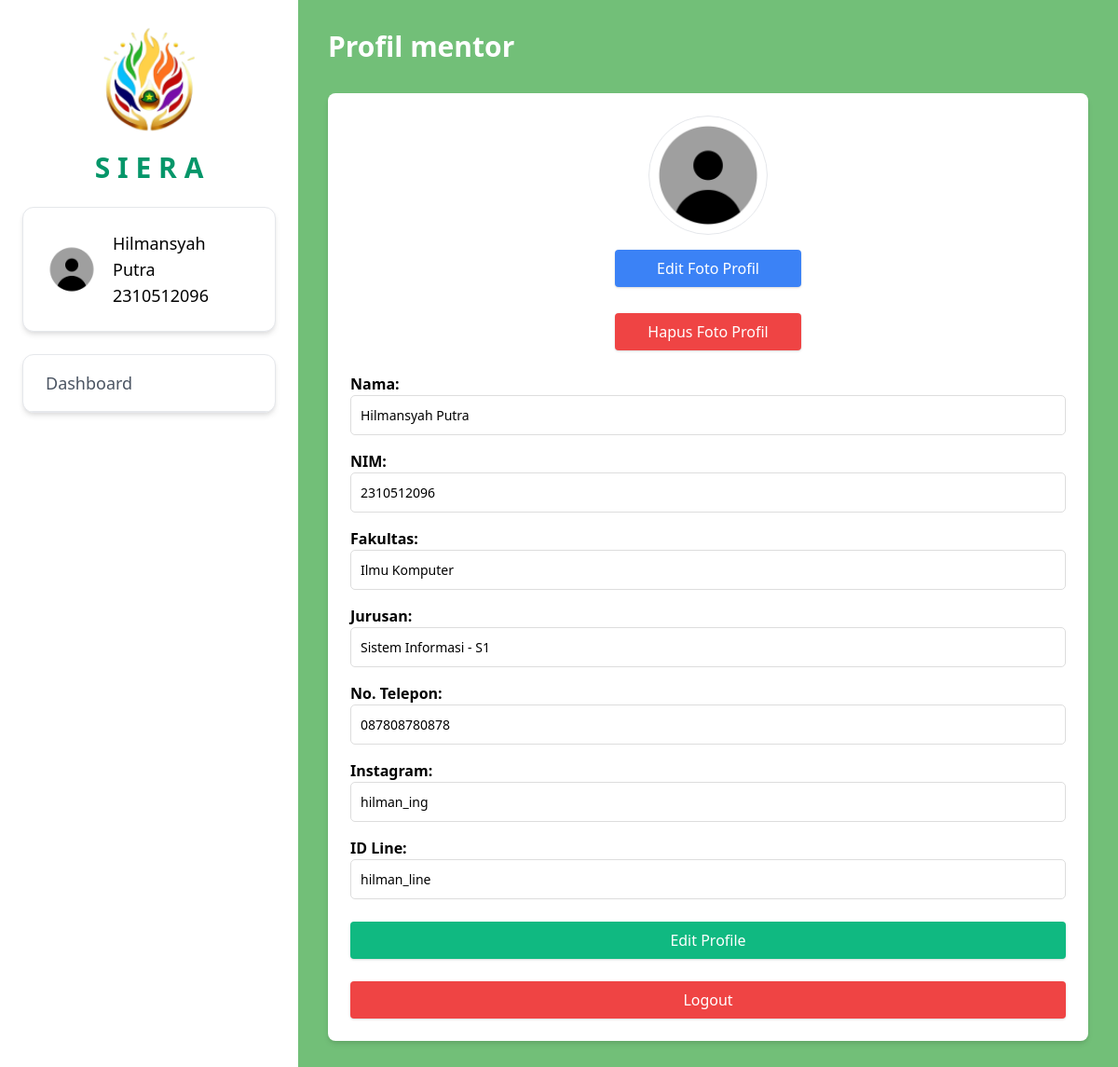
Before: /mentor_profile.php (signed in) with the older database file.
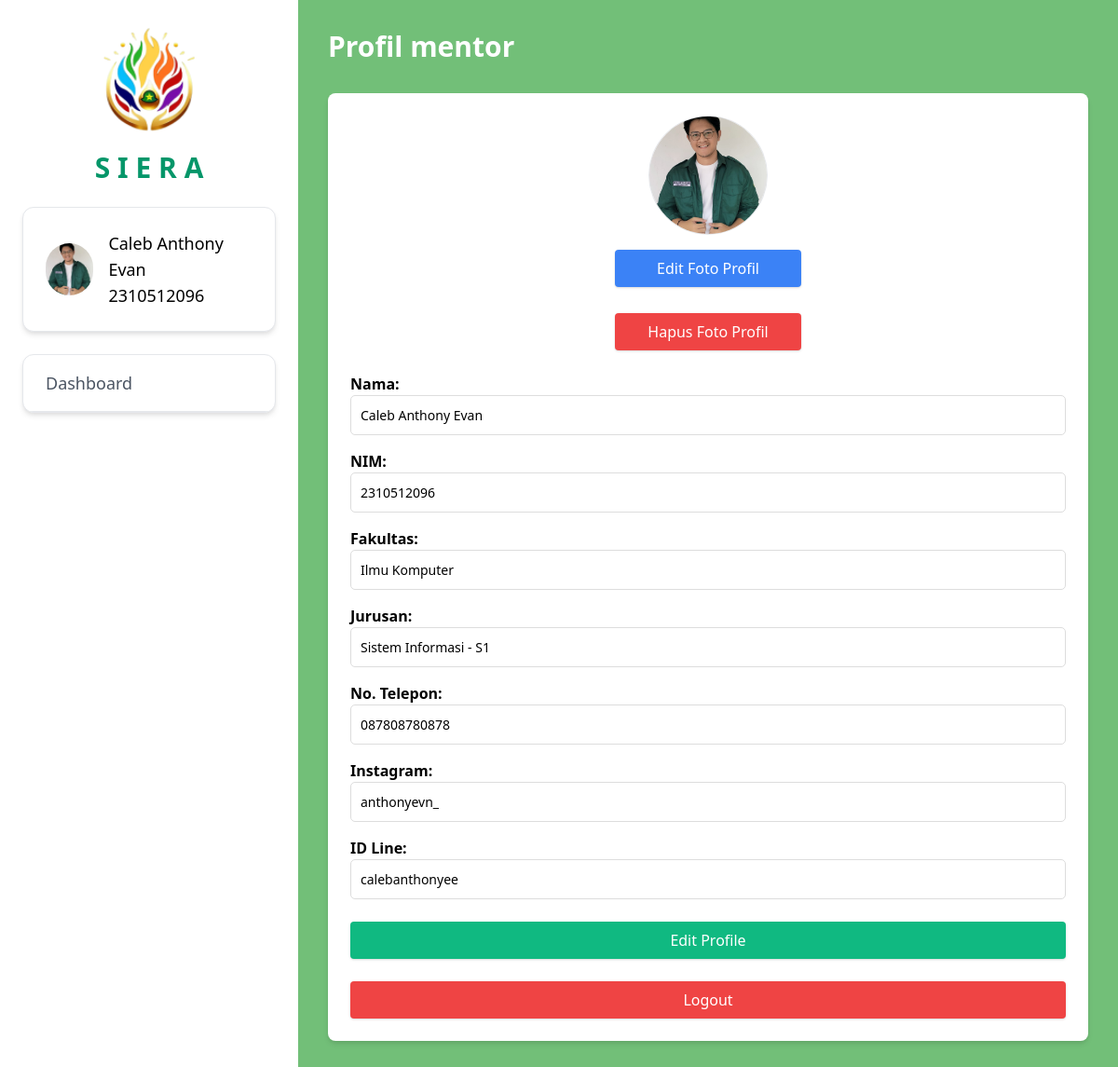
After: the same page with the newer database file.
### tables this page shows
CREATE TABLE `mentor` (
  `id_user` int(5) DEFAULT NULL,
  `nim_mentor` varchar(10) NOT NULL,
  `nama` varchar(30) NOT NULL,
  `fakultas` varchar(25) DEFAULT NULL,
  `jurusan` varchar(30) DEFAULT NULL,
  `kelompok` int(3) DEFAULT NULL,
  `id_line` varchar(25) DEFAULT NULL,
  `no_telp` varchar(15) DEFAULT NULL,
  `instagram` varchar(30) DEFAULT NULL,
  `profile_mtr` varchar(100) NOT NULL DEFAULT 'default.png'
);

### profileAdd.php (called while the page is built, shortened)
<?php
include 'connectdb.php';
$id_user = $_SESSION['id_user'];
$role = $_SESSION['role'];
$profile_image = 'Assets/default.png';
if ($id_user && $role) {
    if ($role == 'mahasiswa') {
        $query = "SELECT profile_mhs AS profile FROM mahasiswa WHERE id_user = $id_user";
        $result = $conn->query($query);
        if ($result->num_rows > 0) {
            $row = $result->fetch_assoc();
            $profile_image = !empty($row['profile']) ? "Assets/profile_mhs/" . $row['profile'] : $profile_image;
        }
    } elseif ($role == 'mentor') {
        $query = "SELECT profile_mtr AS profile FROM mentor WHERE id_user = $id_user";
        $result = $conn->query($query);
        if ($result->num_rows > 0) {
            $row = $result->fetch_assoc();
            $profile_image = !empty($row['profile']) ? "Assets/profile_mtr/" . $row['profile'] : $profile_image;
        }
    }
}
?>

### mentor_profile.php (the view, shortened to what the changed rows need)
<?php
include 'connectdb.php';
include 'profileAdd.php';
$id_user = $_SESSION['id_user'];
$nim_mentor = $_SESSION['nim_mentor'];
$mentor_query = "SELECT nama FROM mentor WHERE nim_mentor = '$nim_mentor'";
$mentor_result = $conn->query($mentor_query);
if ($mentor_result->num_rows > 0) {
    $mentor_data = $mentor_result->fetch_assoc();
    $nama_mentor = $mentor_data['nama'];
}
$query = "SELECT * FROM mentor WHERE id_user = ?";
$stmt = $conn->prepare($query);
$stmt->bind_param("i", $id_user);
$stmt->execute();
$result = $stmt->get_result();
if ($result->num_rows > 0) {
    $mentor = $result->fetch_assoc();
} else {
    echo "Data tidak ditemukan.";
    exit;
}
?>
<!DOCTYPE html>
<html lang="id">
<head>
    <link href="https://cdnjs.cloudflare.com/ajax/libs/tailwindcss/2.2.19/tailwind.min.css" rel="stylesheet">
</head>
<body class="bg-gray-100">
    <div class="flex min-h-screen">
        <div class="w-80 bg-white shadow-lg p-6">
            <div class="bg-white rounded-xl shadow-md p-6 mb-6 border">
                <div class="flex items-center space-x-4">
                    <img src="<?php echo $profile_image; ?>" alt="Profile" class="rounded-full w-14 h-14 object-cover">
                    <div>
                        <div class="font-medium text-lg"><?php echo $nama_mentor; ?></div>
                        <div class="font-medium text-lg"><?php echo $nim_mentor; ?></div>
                    </div>
                </div>
            </div>
        </div>
<div class="flex-grow main-content p-8">
    <div class="flex justify-between items-center mb-8">
        <h1 class="text-3xl font-bold text-white">Profil mentor</h1>
    </div>
    <div class="bg-white p-6 rounded-lg shadow-md">
        <div class="profile-container">
            <div class="profile-picture flex flex-col items-center mb-6">
            <img src="Assets/profile_mtr/<?php echo htmlspecialchars($mentor['profile_mtr']); ?>" alt="Foto Profil" class="w-32 h-32 rounded-full object-cover border">
                <button type="button" onclick="openEditPhotoModal()" class="edit-photo-button mt-4 bg-blue-500 text-white px-4 py-2 rounded shadow hover:bg-blue-600 button-width" id='edit-photo-button'>Edit Foto Profil</button>
                <form action="hapus_foto_mentor.php" method="POST" class="mt-2">
                    <button type="submit" name="hapus_foto" class="btn btn-danger bg-red-500 text-white px-4 py-2 rounded shadow hover:bg-red-600 button-width">Hapus Foto Profil</button>
                </form>
            </div>
            <form id="profile-form" action="edit_profile_mentor.php" method="POST" enctype="multipart/form-data">
                <div class="profile-fields grid grid-cols-1 gap-4">
                    <div>
                        <label for="nama">Nama:</label>
                        <input type="text" id="nama" name="nama" value="<?php echo htmlspecialchars($mentor['nama']); ?>" required class="form-input">
                    </div>
                    <div>
                        <label for="nim_mentor">NIM:</label>
                        <input type="text" id="nim_mentor" name="nim_mentor" value="<?php echo htmlspecialchars($mentor['nim_mentor']); ?>" readonly class="form-input">
                    </div>
                    <div>
                        <label for="fakultas">Fakultas:</label>
                        <input type="text" id="fakultas" name="fakultas" value="<?php echo htmlspecialchars($mentor['fakultas']); ?>" readonly class="form-input">
                    </div>
                    <div>
                        <label for="jurusan">Jurusan:</label>
                        <input type="text" id="jurusan" name="jurusan" value="<?php echo htmlspecialchars($mentor['jurusan']); ?>" readonly class="form-input">
                    </div>
                    <div>
                        <label for="no_telp">No. Telepon:</label>
                        <input type="text" id="no_telp" name="no_telp" value="<?php echo htmlspecialchars($mentor['no_telp']); ?>" class="form-input">
                    </div>
                    <div>
                        <label for="instagram">Instagram:</label>
                        <input type="text" id="instagram" name="instagram" value="<?php echo htmlspecialchars($mentor['instagram']); ?>" class="form-input">
                    </div>
                    <div>
                        <label for="id_line">ID Line:</label>
                        <input type="text" id="id_line" name="id_line" value="<?php echo htmlspecialchars($mentor['id_line']); ?>" class="form-input">
                    </div>
                </div>
            </form>
        </div>
    </div>
</div>
</body>
</html>

Changed rows visible on the page:
changed mentor "Ilmu Komputer": profile_mtr: picture added in place of a placeholder; nama "Hilmansyah Putra" → "Caleb Anthony Evan"; instagram "hilman_ing" → "anthonyevn_"; id_line "hilman_line" → "calebanthonyee"
